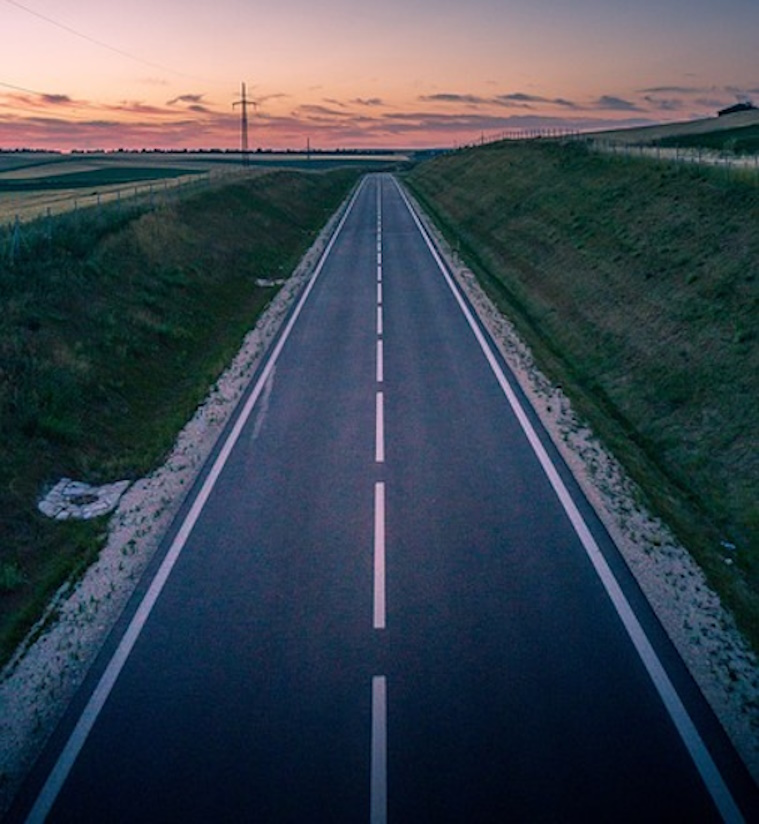
#> input picture py/perspectiva/road.jpg, 759 x 824 px
$ python code_road.py
#> lines starting #> are read from the running program, lines starting #| are printed output that depends on the picture
#importing the module cv2 and numpy
import cv2
import numpy as np

def map_range(x, in_min, in_max, out_min, out_max):
	return (x - in_min) * (out_max - out_min) // (in_max - in_min) + out_min

imagergb = cv2.imread('road.jpg')
#> imagergb is the input picture: shape (824, 759, 3); mean B, G, R 81, 70.3, 60.7

esq0 = [364, 182]
esq1 = [397, 182]
esq2 = [736, 823]
esq3 = [34, 823]

height = imagergb.shape[0]
#> height = 824
width = imagergb.shape[1]
#> width = 759
print(imagergb.shape)
#| (824, 759, 3)

# (237, 200), (600, 200), (600, 823), (237, 823)
roiOutTL = [237, 300]
roiOutBR = [600, 823]

srcpts =  np.float32([esq0, esq1, esq2, esq3])
destpts = np.float32([esq0, esq1, esq2, esq3])

cv2.imshow('frame', imagergb)
cv2.waitKey(0)
rango = 30
for i in range(rango+1):
	destpts[0,0] = map_range(i, 0, rango, esq0[0], roiOutTL[0])
	destpts[0,1] = map_range(i, 0, rango, esq0[1], roiOutTL[1])
	destpts[1,0] = map_range(i, 0, rango, esq1[0], roiOutBR[0])
	destpts[1,1] = map_range(i, 0, rango, esq1[1], roiOutTL[1])
	destpts[2,0] = map_range(i, 0, rango, esq2[0], roiOutBR[0])
	destpts[2,1] = map_range(i, 0, rango, esq2[1], roiOutBR[1])
	destpts[3,0] = map_range(i, 0, rango, esq3[0], roiOutTL[0])
	destpts[3,1] = map_range(i, 0, rango, esq3[1], roiOutBR[1])

	resmatrix = cv2.getPerspectiveTransform(srcpts, destpts)
	resultimage = cv2.warpPerspective(imagergb, resmatrix, (width, height))

	cv2.imshow('frame', resultimage)
	cv2.waitKey(0)
#> this loop made 31 passes
#> pass 2, `resultimage = cv2.warpPerspective(imagergb, resmatrix, (width, height))`:
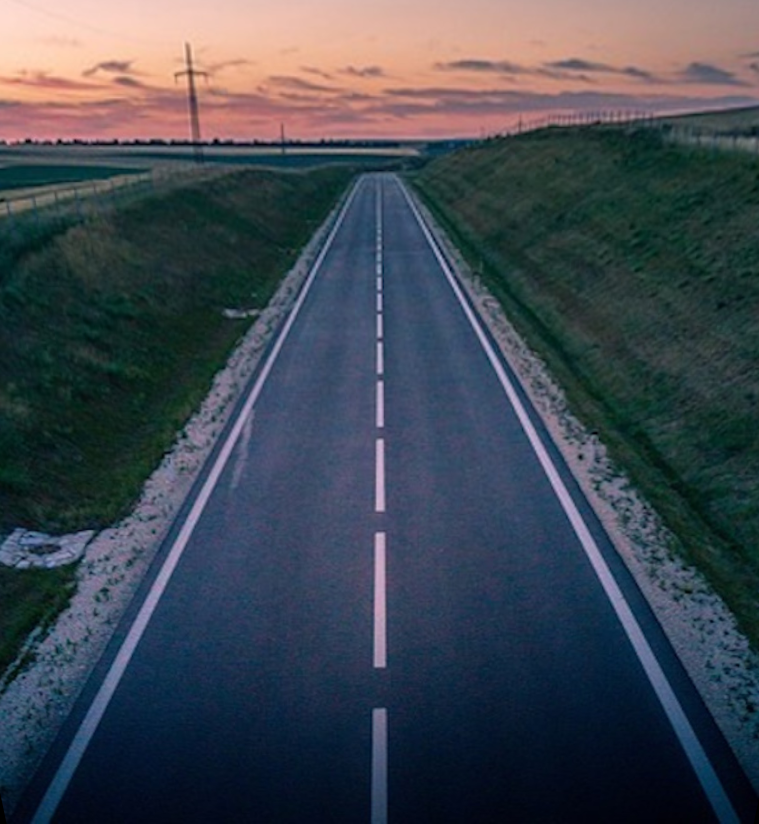
#> resultimage: shape (824, 759, 3); mean B, G, R 81.3, 71.5, 63.5
#> pass 3, `resultimage = cv2.warpPerspective(imagergb, resmatrix, (width, height))`:
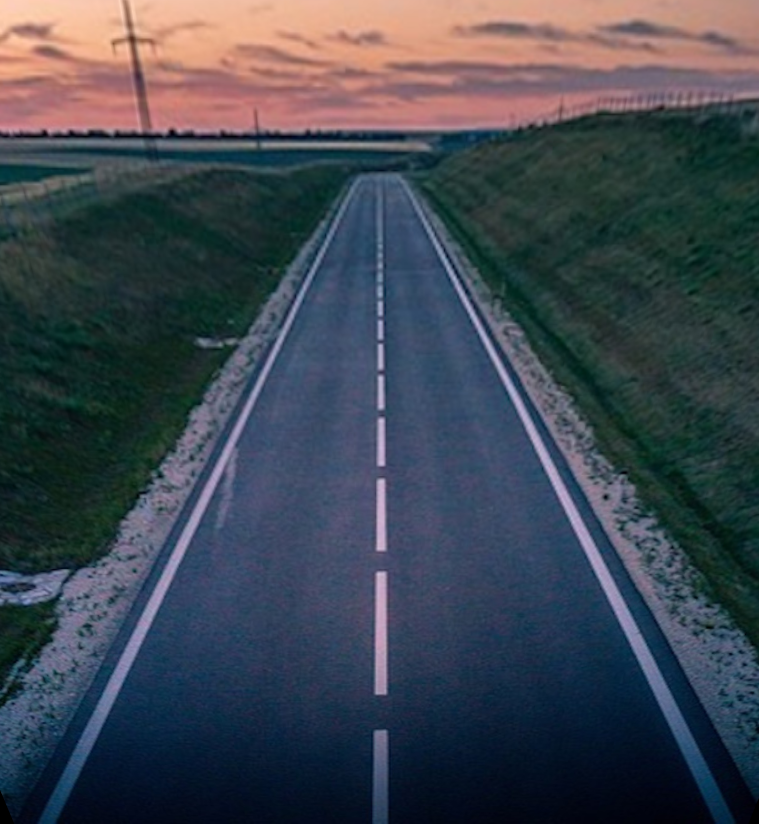
#> resultimage: shape (824, 759, 3); mean B, G, R 80.6, 70.5, 62.8
#> after the loop, destpts = [[237, 300], [600, 300], [600, 823], [237, 823]]

print("Pulse tecla para terminar: ")
cv2.waitKey(0)
cv2.destroyAllWindows()
